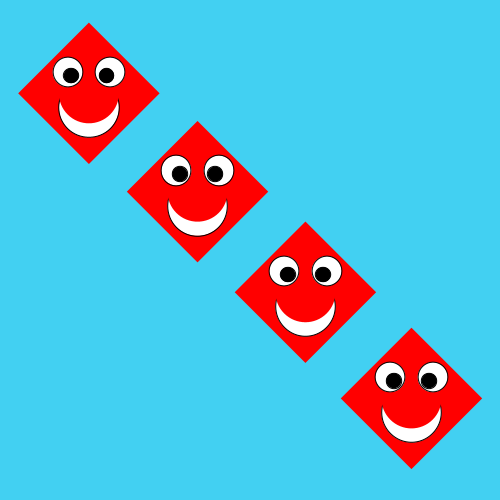
Frame 1 (no input)
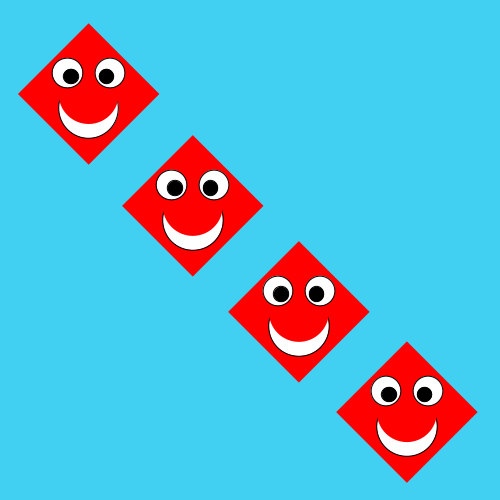
Frame 60 (the mouse pressed at the canvas centre just before this capture)
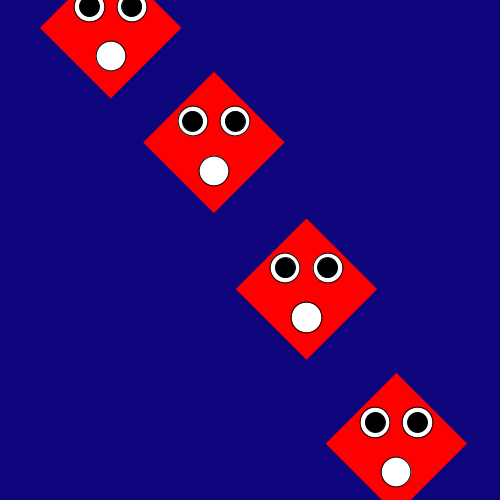
Frame 120 (the mouse held since frame 60 and released just before this capture)

The Processing sketch that drew these frames (run headless with seeded random() and noise(); from frame 60 on, the mouse is pressed at the canvas centre):

// Processing sketch: processing_173920
// ── processing_173920.pde

void setup()
{
  size(500, 500);
  smooth();
}


void draw()
{

  if (mousePressed==true)
  {
    background(14, 5, 124);
    
    for (int i=0; i<width; i+=150)
    {
      float ver = sin(millis()/100.0+i)*30;

      pushMatrix();

//Drache
      translate(90, 90);
      rectMode(CENTER);
      noStroke();
      fill(255, 0, 0);
      rotate(radians(45));
      rect(i+ver, 2*ver, 100, 100);

//Mund
      stroke(0);
      fill(255);
      ellipse((i+ver)+20,(2*ver)+20,30,30);
      
      
      //Augen
      stroke(0);
      fill(255);
      ellipse((i+ver)-30, (2*ver), 30, 30);
      ellipse((i+ver), (2*ver)-30, 30, 30);

      fill(0);
      ellipse((i+ver)-30, (2*ver), 20, 20);
      ellipse((i+ver), (2*ver)-30, 20, 20);
      
      popMatrix();
    }
  } else
  {
    background(66, 208, 242);
    
    for (int i=0; i<width; i+=150)
    {
      float ver = sin(millis()/500.0+i)*5;

      pushMatrix();
      
//Drache
      translate(90, 90);
      rectMode(CENTER);
      noStroke();
      fill(255, 0, 0);
      rotate(radians(45));
      rect(i+ver, 2*ver, 100, 100);

//Mund
      stroke(0);
      fill(255);
      ellipse((i+ver)+10,(2*ver)+10,60,60);
      
      noStroke();
      fill(255,0,0);
      ellipse((i+ver),(2*ver),60,60);
      
      //Augen
      stroke(0);
      fill(255);
      ellipse((i+ver)-30, (2*ver), 30, 30);
      ellipse((i+ver), (2*ver)-30, 30, 30);

      fill(0);
      ellipse((i+ver)-25, (2*ver), 15, 15);
      ellipse((i+ver), (2*ver)-25, 15, 15);
      
      popMatrix();
    }
  }
}
